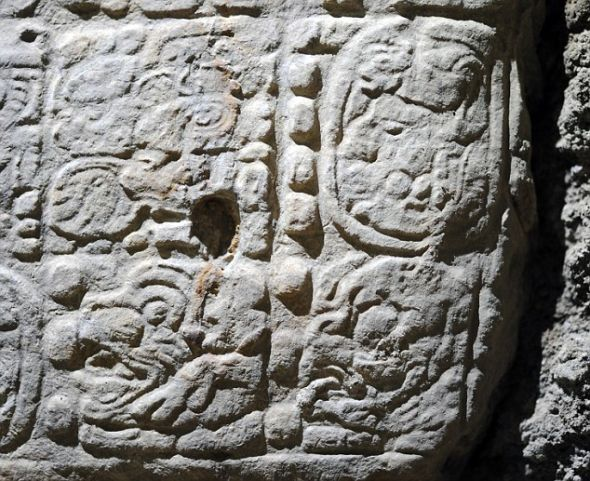
%> input picture 2A/L4_Filters_as_Templates/images/stone.jpg, 590 x 481 px
$ octave --eval "result = find_image_edge(imread('../L4_Filters_as_Templates/images/stone.jpg'));"   (GNU Octave 9; MATLAB toolbox functions it lacks are replaced by stand-ins)
%> lines starting %> are read from the running program, lines starting %| are printed output that depends on the picture
function [image_edge, gx, gy] = find_image_edge(srcimg)
    filter_y = fspecial('sobel');
    img_y_filtered = imfilter(double(srcimg), filter_y);
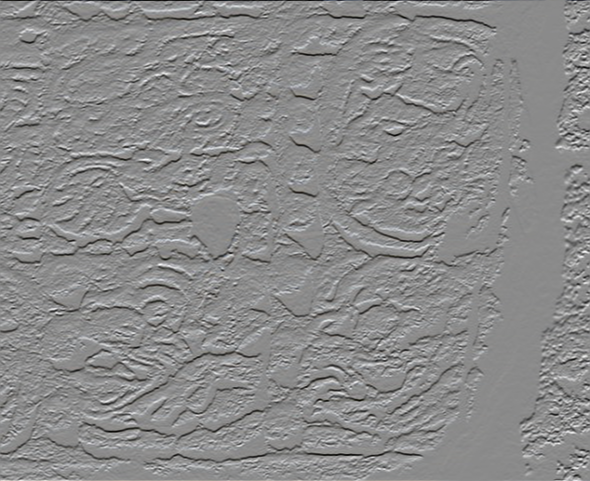
%> img_y_filtered: size 481x590x3 double; mean R, G, B 0.8, 0.8, 0.9; drawn with min black and max white

    filter_x = rot90(filter_y, -1);
    img_x_filtered = imfilter(double(srcimg), filter_x);
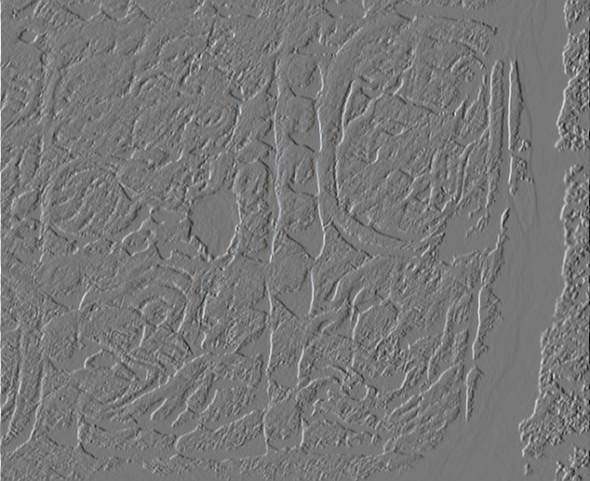
%> img_x_filtered: size 481x590x3 double; mean R, G, B -0.4, -0.4, -0.4; drawn with min black and max white

    image_edge = sqrt(img_x_filtered.^2 + img_y_filtered.^2);
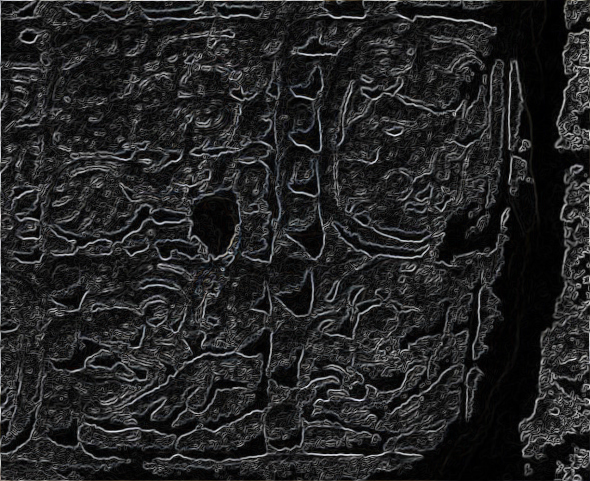
%> image_edge: size 481x590x3 double; mean R, G, B 140.1, 141, 143.1; drawn with min black and max white
    gx = img_x_filtered;
    gy = img_y_filtered;
end
